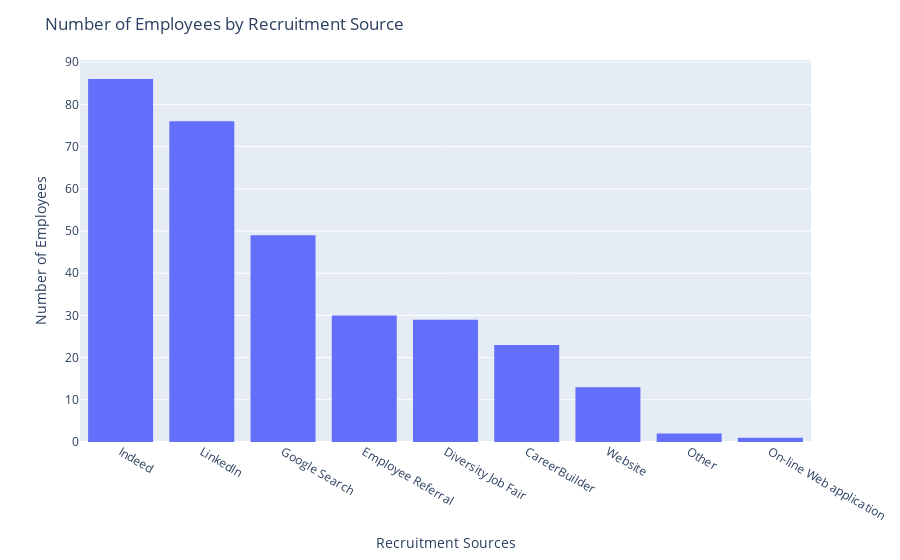

The cell this chart's notebook holds for it:
### Code cell
fig = px.histogram(data_frame=df, x='RecruitmentSource')

fig.update_xaxes(categoryorder='total descending')

fig.update_layout(xaxis_title='Recruitment Sources', yaxis_title='Number of Employees', title='Number of Employees by Recruitment Source')

fig.show()

### Figure 1 — Plotly figure (JSON) as saved in the notebook; plotly's stock layout.template omitted (floating-point values rounded to 4 significant figures; data arrays with more than 128 entries replaced by an {"elided": "..."} marker saying what was removed)
{"data": [{"alignmentgroup": "True", "bingroup": "x", "hovertemplate": "RecruitmentSource=%{x}<br>count=%{y}<extra></extra>", "legendgroup": "", "marker": {"color": "#636efa", "pattern": {"shape": ""}}, "name": "", "offsetgroup": "", "orientation": "v", "showlegend": false, "type": "histogram", "x": {"elided": "311 str values"}, "xaxis": "x", "yaxis": "y"}], "layout": {"barmode": "relative", "legend": {"tracegroupgap": 0}, "margin": {"t": 60}, "title": {"text": "Number of Employees by Recruitment Source"}, "xaxis": {"anchor": "y", "categoryorder": "total descending", "domain": [0, 1], "title": {"text": "Recruitment Sources"}}, "yaxis": {"anchor": "x", "domain": [0, 1], "title": {"text": "Number of Employees"}}}}
